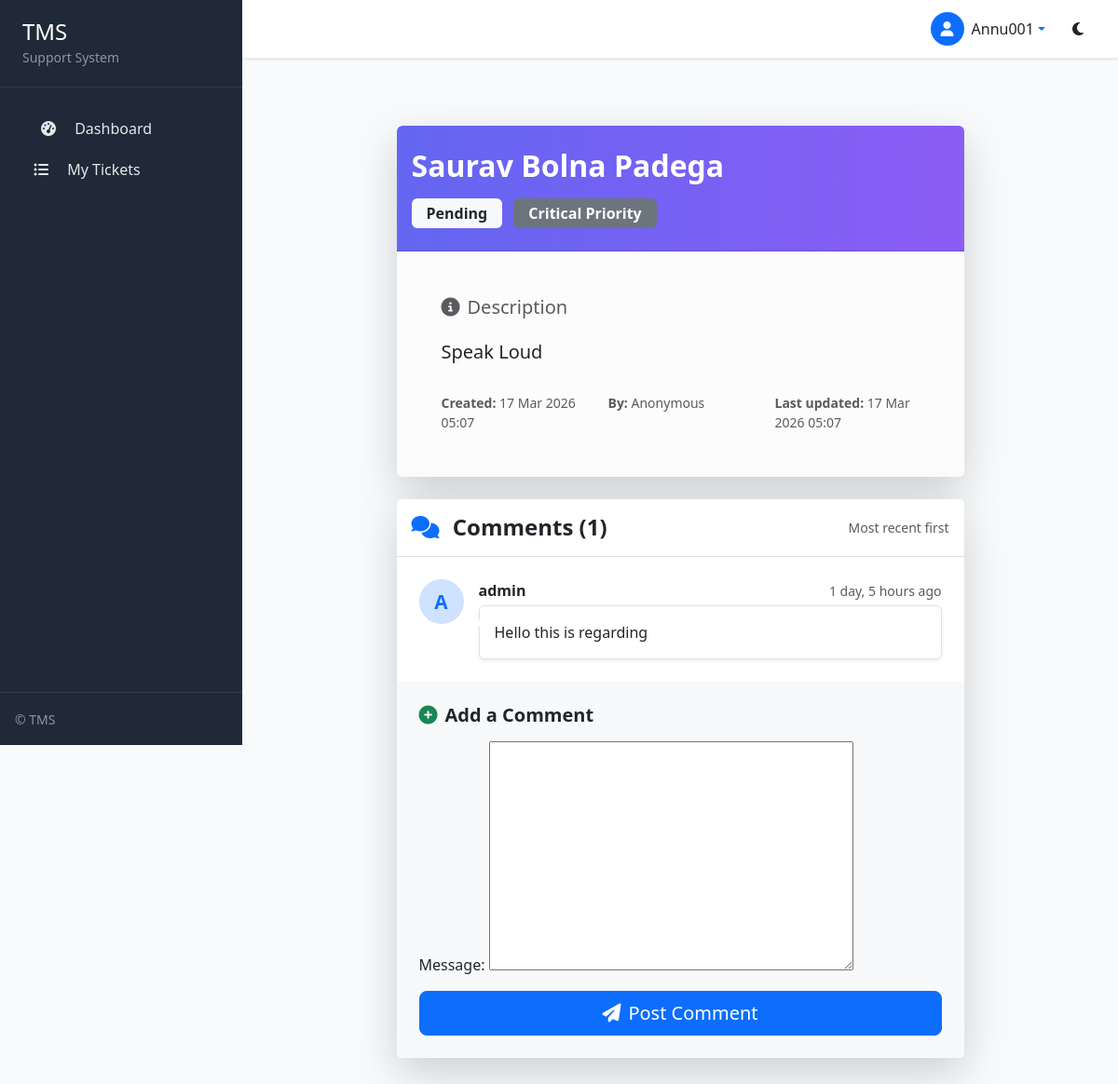
The app's page /ticket/3/ (signed in) with its own data.
### tickets/models.py (models this page shows, shortened)
class Ticket(models.Model):
    title = models.CharField(max_length=255)
    description = models.TextField()
    department = models.CharField(max_length=100, default="General")
    project = models.CharField(max_length=100, default="General")
    priority = models.CharField(max_length=20, choices=PRIORITY_CHOICES)
    status = models.CharField(max_length=20, choices=STATUS_CHOICES, default='Open')
    created_at = models.DateTimeField(auto_now_add=True)
    sla_deadline = models.DateTimeField(null=True, blank=True)
    assigned_to = models.ForeignKey(User, on_delete=models.SET_NULL, null=True, blank=True, related_name='assigned_tickets')
    created_by = models.ForeignKey(User, on_delete=models.CASCADE, related_name='created_tickets')

class Comment(models.Model):
    ticket = models.ForeignKey(Ticket, on_delete=models.CASCADE)
    user = models.ForeignKey(User, on_delete=models.CASCADE)
    message = models.TextField()
    created_at = models.DateTimeField(auto_now_add=True)

### tickets/views.py (the view, shortened to what this page needs)
# urls.py: path('ticket/<int:id>/', views.ticket_detail, name='ticket_detail'),
@login_required
def ticket_detail(request, id):
    ticket = get_object_or_404(Ticket, id=id)
    comments = Comment.objects.filter(ticket=ticket)
    form = CommentForm()
    context = {
        'ticket': ticket,
        'comments': comments,
        'form': form
    }
    return render(request,'tickets/ticket_detail.html',context)

### tickets/forms.py
class CommentForm(forms.ModelForm):
    class Meta:
        model = Comment
        fields = ['message']

### tickets/context_processors.py (called while the page is built)
def user_roles(request):
    if request.user.is_authenticated:
        return {
            'is_customer': request.user.groups.filter(name='Customer').exists(),
            'is_agent': request.user.groups.filter(name='Support Agent').exists(),
            'is_admin': request.user.is_staff,
            "now": timezone.now(),
        }
    return {}

### tickets/templates/tickets/ticket_detail.html (shortened to what this page needs)
{% extends 'tickets/base.html' %}
{% block content %}
<div class="container my-5">
  <div class="row justify-content-center">
    <div class="col-lg-10 col-xl-9">
      <div class="card shadow-lg border-0 mb-4 overflow-hidden">
        <div class="card-header bg-gradient-primary text-white py-4">
          <div class="d-flex justify-content-between align-items-center flex-wrap gap-3">
            <h2 class="mb-0 fw-bold">{{ ticket.title }}</h2>
            <div>
              <span class="badge bg-light text-dark fs-6 px-3 py-2">
                {% if ticket.status == 'Open' %}🟢 Open{% elif ticket.status == 'In Progress' %}🟡 In Progress{% elif ticket.status == 'Closed' %}🔴 Closed{% else %}{{ ticket.status }}{% endif %}
              </span>
              <span class="badge ms-2 fs-6 px-3 py-2
                {% if ticket.priority == 'High' %}bg-danger
                {% elif ticket.priority == 'Medium' %}bg-warning text-dark
                {% elif ticket.priority == 'Low' %}bg-success
                {% else %}bg-secondary{% endif %}">
                {{ ticket.priority }} Priority
              </span>
            </div>
          </div>
        </div>
        <div class="card-body p-4 p-md-5 bg-light-subtle">
          <div class="mb-4">
            <h5 class="text-muted mb-3"><i class="fas fa-info-circle me-2"></i>Description</h5>
            <p class="lead text-dark lh-lg" style="white-space: pre-wrap;">{{ ticket.description|linebreaksbr }}</p>
          </div>
          <div class="row g-4 small text-muted">
            <div class="col-md-4">
              <strong>Created:</strong> {{ ticket.created_at|date:"d M Y H:i" }}
            </div>
            <div class="col-md-4">
              <strong>By:</strong> {{ ticket.user|default:"Anonymous" }}
            </div>
            <div class="col-md-4">
              <strong>Last updated:</strong> {{ ticket.updated_at|default:ticket.created_at|date:"d M Y H:i" }}
            </div>
          </div>
        </div>
      </div>
      <div class="card shadow-lg border-0">
        <div class="card-header bg-white border-bottom d-flex justify-content-between align-items-center py-3">
          <h4 class="mb-0 fw-semibold">
            <i class="fas fa-comments me-2 text-primary"></i>
            Comments ({{ comments.count }})
          </h4>
          {% if comments.exists %}
            <small class="text-muted">Most recent first</small>
          {% endif %}
        </div>
        <div class="card-body p-0">
          {% if comments %}
            <div class="comment-thread px-4 pt-4">
              {% for comment in comments %}
                <div class="comment-card mb-4 {% if forloop.last %}mb-0{% endif %}">
                  <div class="d-flex">
                    <div class="flex-shrink-0 me-3">
                      <div class="avatar rounded-circle bg-primary-subtle text-primary d-flex align-items-center justify-content-center fw-bold" style="width:48px; height:48px;">
                        {{ comment.user.username|slice:":1"|upper }}
                      </div>
                    </div>
                    <div class="flex-grow-1">
                      <div class="d-flex justify-content-between align-items-baseline mb-1">
                        <strong class="text-dark">{{ comment.user|default:"System" }}</strong>
                        <small class="text-muted">{{ comment.created_at|timesince }} ago</small>
                      </div>
                      <div class="comment-body p-3 bg-white border rounded shadow-sm">
                        <p class="mb-0" style="white-space: pre-wrap;">{{ comment.message|linebreaksbr }}</p>
                      </div>
                    </div>
                  </div>
                </div>
              {% endfor %}
            </div>
          {% else %}
            <div class="text-center py-5 text-muted">
              <i class="far fa-comment-dots fa-3x mb-3 d-block opacity-50"></i>
              <p class="lead">No comments yet.</p>
              <p>Be the first to add one below!</p>
            </div>
          {% endif %}
        </div>
        <div class="card-footer bg-light border-0 p-4">
          <h5 class="mb-3 fw-semibold"><i class="fas fa-plus-circle me-2 text-success"></i>Add a Comment</h5>
          <form method="POST" class="comment-form">
            <div class="mb-3">
              {{ form.message.label_tag }}
              {{ form.message }}
            </div>
            <div class="d-grid">
              <button type="submit" class="btn btn-primary btn-lg">
                <i class="fas fa-paper-plane me-2"></i>Post Comment
              </button>
            </div>
          </form>
        </div>
      </div>
    </div>
  </div>
</div>
{% endblock %}

### tickets/templates/tickets/base.html (shortened to what this page needs)
<!DOCTYPE html>
<html lang="en" data-bs-theme="light">
<head>
  <link href="https://cdn.jsdelivr.net/npm/bootstrap@5.3.3/dist/css/bootstrap.min.css" rel="stylesheet">
  <link rel="stylesheet" href="https://cdnjs.cloudflare.com/ajax/libs/font-awesome/6.5.0/css/all.min.css" />
<link rel="stylesheet" href="https://cdn.datatables.net/2.0.8/css/dataTables.bootstrap5.css">
</head>
<body>
  <nav class="navbar navbar-expand-lg sticky-top">
    <div class="container-fluid px-4">
      <a class="navbar-brand fw-bold fs-4 text-primary" href="/">TMS</a>
      <div class="ms-auto d-flex align-items-center gap-3">
     <div class="dropdown">
  <a class="d-flex align-items-center text-decoration-none dropdown-toggle" href="#" role="button" data-bs-toggle="dropdown" aria-expanded="false">
    <div class="rounded-circle bg-primary text-white d-flex align-items-center justify-content-center me-2" style="width:36px; height:36px;">
      {% if user.is_authenticated and user.profile.avatar %}
        <img src="{{ user.profile.avatar.url }}" alt="{{ user.username }}" class="rounded-circle" style="width:100%; height:100%; object-fit:cover;">
      {% else %}
        <i class="fas fa-user"></i>
      {% endif %}
    </div>
    <span class="d-none d-md-inline text-dark">
      {% if user.is_authenticated %}
        {{ user.get_short_name|default:user.username|capfirst }}
      {% else %}
        Guest
      {% endif %}
    </span>
  </a>
</div>
        <button class="btn btn-link text-dark" id="theme-toggle" title="Toggle dark mode">
          <i class="fas fa-moon"></i>
        </button>
      </div>
    </div>
  </nav>
  <div class="sidebar d-flex flex-column" id="sidebarOffcanvas">
    <div class="sidebar-header">
      <h4 class="mb-0 text-white">TMS</h4>
      <small class="text-white-50">Support System</small>
    </div>
    <nav class="sidebar-nav flex-grow-1 mt-3">
  <ul class="nav flex-column">
    <li class="nav-item">
  <a class="nav-link" href="{% url 'tickets:dashboard' %}">
    <i class="fas fa-tachometer-alt"></i> Dashboard
  </a>
</li>
{% if is_customer %}
<li class="nav-item d-flex justify-content-between align-items-center px-3">
  <a class="nav-link p-0" href="{% url 'tickets:my_tickets' %}">
    <i class="fas fa-list-ul"></i> My Tickets
  </a>
</li>
{% endif %}
  </ul>
</nav>
    <div class="p-3 mt-auto border-top border-light border-opacity-10">
      <small class="text-white-50">© {{ 'now'|date:'Y' }} TMS</small>
    </div>
  </div>
  <main class="main-content">
    <div class="container-fluid py-4 px-4 px-lg-5">
      {% block content %}{% endblock %}
    </div>
  </main>
</body>
</html>

### tickets/templates/tickets/base.html (style rules this page uses)
:root { --sidebar-bg: #1f2937; --sidebar-text: #e5e7eb; --sidebar-hover: #374151; --sidebar-active: #3b82f6; --primary: #3b82f6; --primary-dark: #2563eb; --body-bg: #f8fafc; --card-bg: #ffffff; }
body { background: var(--body-bg); min-height: 100vh; font-family: system-ui, -apple-system, "Segoe UI", Roboto, sans-serif; color: #1e293b; }
.sidebar { background: var(--sidebar-bg); color: var(--sidebar-text); height: 100vh; position: fixed; top: 0; left: 0; width: 260px; z-index: 1030; transition: transform 0.3s ease-in-out; overflow-y: auto; }
.sidebar-header { padding: 1.25rem 1.5rem; border-bottom: 1px solid rgba(255,255,255,0.08); }
.sidebar-nav .nav-link { color: var(--sidebar-text); padding: 0.75rem 1.5rem; border-radius: 0.375rem; margin: 0.25rem 1rem; transition: all 0.2s; }
.sidebar-nav .nav-link i { width: 24px; text-align: center; margin-right: 0.75rem; }
.main-content { margin-left: 260px; min-height: 100vh; transition: margin-left 0.3s ease-in-out; }
.navbar { background: var(--card-bg); border-bottom: 1px solid rgba(0,0,0,0.08); box-shadow: 0 1px 3px rgba(0,0,0,0.1); }

### tickets/templates/tickets/ticket_detail.html (style rules this page uses)
.bg-gradient-primary { background: linear-gradient(90deg, #6366f1 0%, #8b5cf6 100%); }
.avatar { width: 48px; height: 48px; font-size: 1.3rem; }
.comment-body { position: relative; }
.comment-body::before { content: ''; position: absolute; top: 12px; left: -10px; border: 6px solid transparent; border-right-color: white; }
.comment-form textarea { min-height: 120px; resize: vertical; }

### records on screen
Ticket: title "Saurav Bolna Padega", status "Pending", priority "Critical", description "Speak Loud", created_at "17 Mar 2026 05:07", updated_at "17 Mar 2026 05:07"
Comment: user.username "A", user "admin", created_at "1 day, 5 hours", message "Hello this is regarding"

### other values on screen
{{ user.get_short_name|default:user.username|capfirst }} "Annu001"
{{ ticket.user|default:"Anonymous" }} "Anonymous"
{{ comments.count }} "1"
